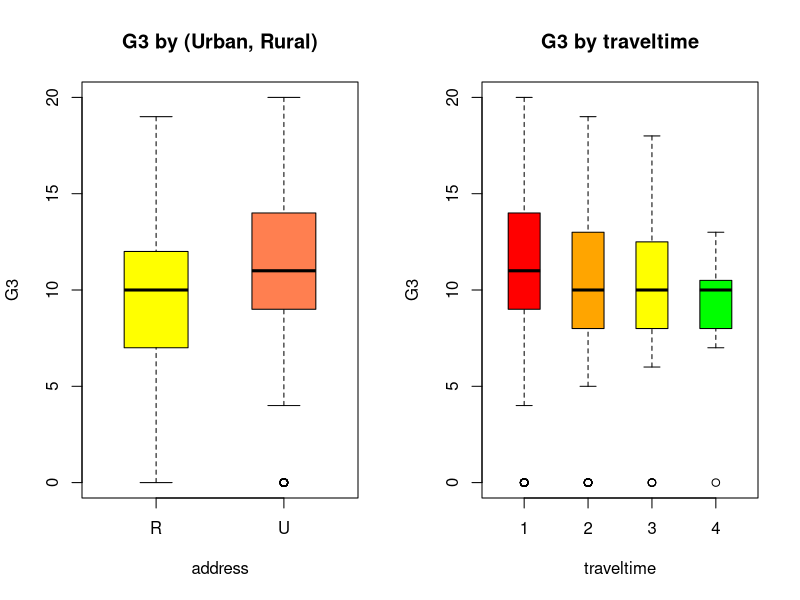
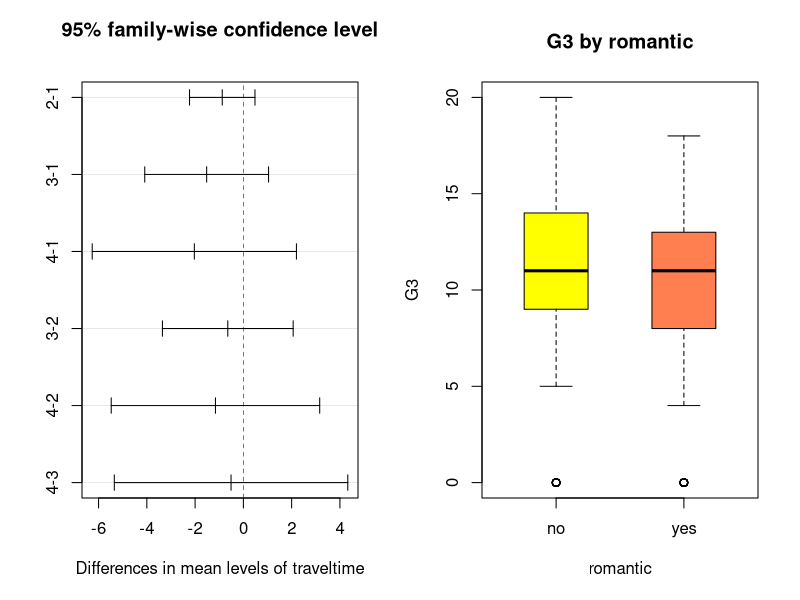
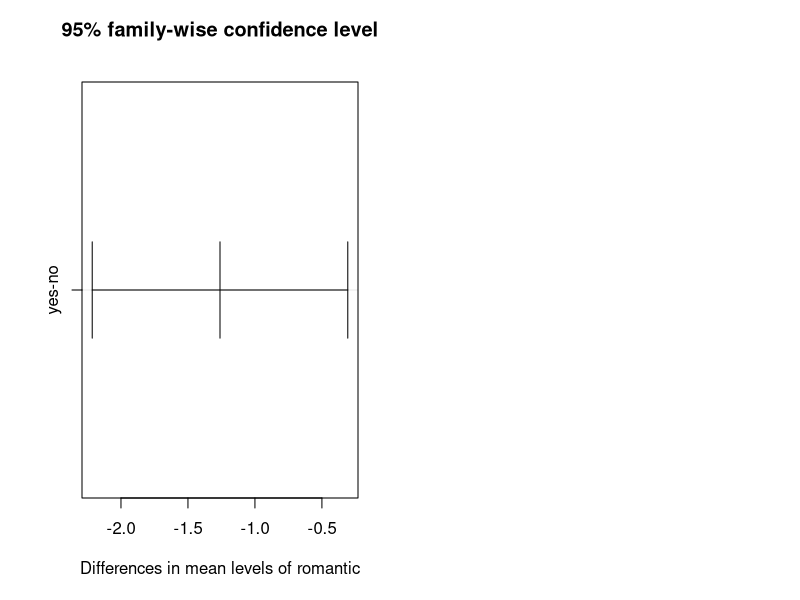

Here is the R script that generated these plots, in order:
# lec7_3.r 
# ANOVA(분산분석) - ANalysis Of VAriance
# 분산이 어디(어떤요인)에서 나왔는지 찾아가는 것
# ANOVA : 전체분산(Variance)의 분할(분석, analysis)하여 어떤 요인(factor)의 영향이
# 유의(significant)한지 검정하는 방법.

# set working directory
setwd("D:/tempstore/moocr")

### student math grade data ####
stud<-read.csv("stud_math.csv")

head(stud)
dim(stud)
str(stud)

attach(stud)

# boxplot in lec6_3.R 
par(mfrow=c(1,2))
boxplot(G3~address, boxwex = 0.5, col = c("yellow", "coral"), main="G3 by (Urban, Rural)")
boxplot(G3~traveltime, boxwex = 0.5, col = c("red","orange","yellow","green"), main="G3 by traveltime")
# 도심지역의 학생들 성적이 외곽지역 학생들보다 더 높다.
# 통학시간이 짧(15분이내)의 학생들의 성적이 더 높다.

# 1. ANOVA by address 
# 거주지역에 따른 학업성취도 : 거주지역(factor: R/U), 학업성적(1-20)
# 가설1: 거주지역(R/U)에 따라 G3에 유의한 영향이 있나?
# aov(타겟변수~factor)
a1 <- aov(G3~address)
summary(a1)
# tapply - give FUN value by address
round(tapply(G3, address, mean),2)

# post-hoc analysis after ANOVA
#posthoc <- TukeyHSD(x=a1, 'address', conf.level=0.95)
#plot(posthoc)

# 2. ANOVA by traveltime 
# 통학시에 따른 학업성취도 : 통학시간(factor: 1-4), 학업성적(1-20)
# 가설2: 통학시간에 따라 G3에는 유의한 차이가 있는가?
traveltime<-as.factor(traveltime)
a2 <- aov(G3~traveltime)
summary(a2)

# tapply - give FUN value by address
round(tapply(G3, traveltime, mean),2)

# should be foctor for Tukey's Honest Significant Difference test
# 사후검정 : ANOVA에서 어떤 factor의 유의성이 검정되면, 그 다음단계에 하는 검정
# Tukey's Honest Significant Difference Test
TukeyHSD(a2, "traveltime", ordered=TRUE)
plot(TukeyHSD(a2, "traveltime"))

# 4. ANOVA by romantic 
# 연애경험여부에 따른 학업성취도: 연애경험(yes,no), 학업성적(1-20)
a4 <- aov(G3~romantic)
summary(a4)
# 연애경험이 있는 경우 유의미하게 낮다. 
# boxplot을 보았을 때, median은 비슷해보이나, 평균은 차이 있음
# tapply - give FUN value by address
round(tapply(G3,romantic, mean),2)
# boxplot
boxplot(G3~romantic, boxwex = 0.5, col = c("yellow", "coral"), main="G3 by romantic")
# posthoc analysis
TukeyHSD(a4, "romantic", ordered=TRUE)
plot(TukeyHSD(a4, "romantic"))


 
